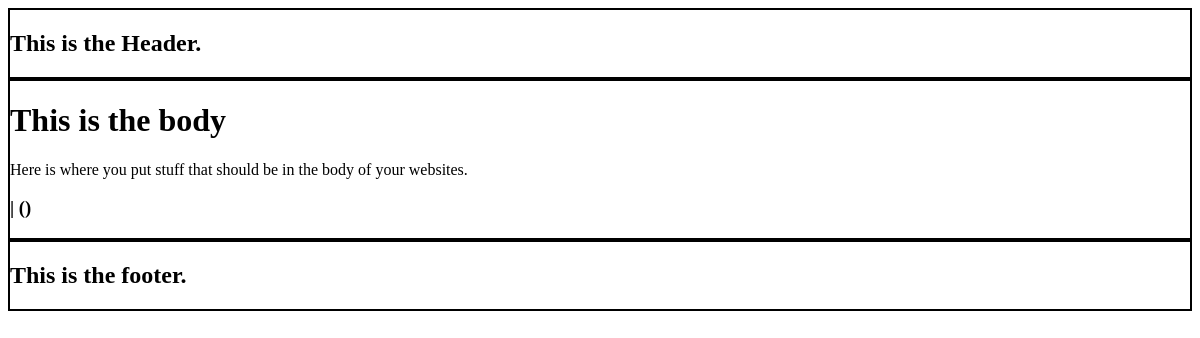
/, run on an earlier commit of the app's database.
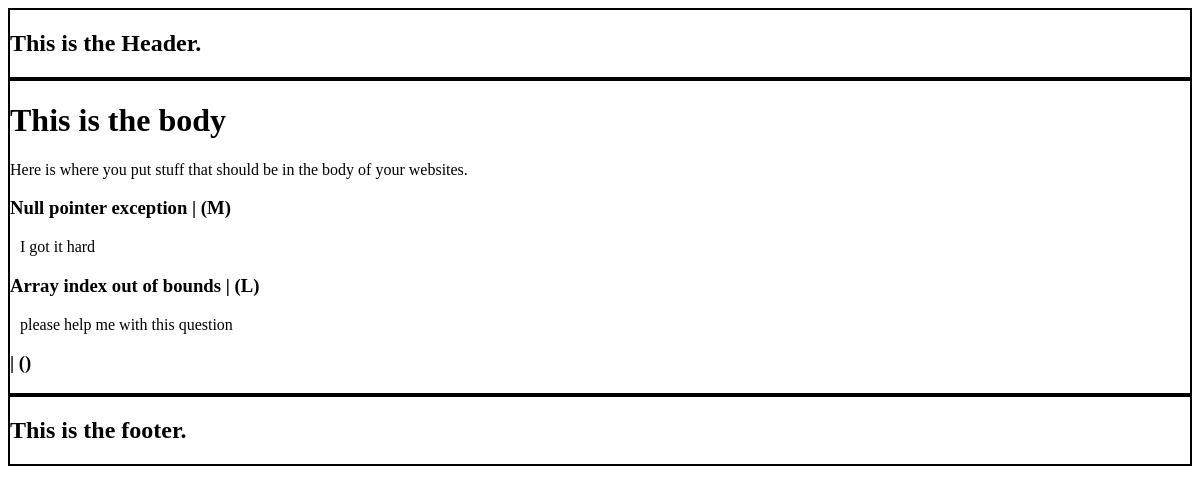
And on a later commit of the database.
### personal/models.py (models this page shows, shortened)
class Question(models.Model):
    title    = models.CharField(max_length=60)
    question = models.TextField(max_length=400)
    priority = models.CharField(max_length=1,choices=PRIORITY)
    class Meta:
     verbose_name = "The Question"
     verbose_name_plural = "Peoples Questions"

### personal/views.py (the view)
# urls.py: path('',home_screen_view,name="home"),
def home_screen_view(request):
    context={}
    questions = Question.objects.all()
    context['questions']=questions
    return render(request,"personal/home.html",context)

### personal/templates/personal/home.html
{% extends 'base.html' %}
{% block content %}
<div style="border: 2px solid #000;">
<h1>This is the body</h1>
<p>Here is where  you put stuff that should be in the body of your websites.</p>
{% for question in questions %}
    {% include 'personal/snippets/body_snippet.html' with value=question %}
    {% endfor %}
{% include 'personal/snippets/body_snippet.html' %}
</div>
{% endblock content %}

### personal/templates/personal/snippets/body_snippet.html
<h3>{{value.title}} | ({{value.priority}})</h3>
<p style="margin-left:10px;">{{value.question}}</p>

What changed in the data, as far as the page shows it:
added Question: title "Null pointer exception", priority "M", question "I got it hard"
added Question: title "Array index out of bounds", priority "L", question "please help me with this question"
